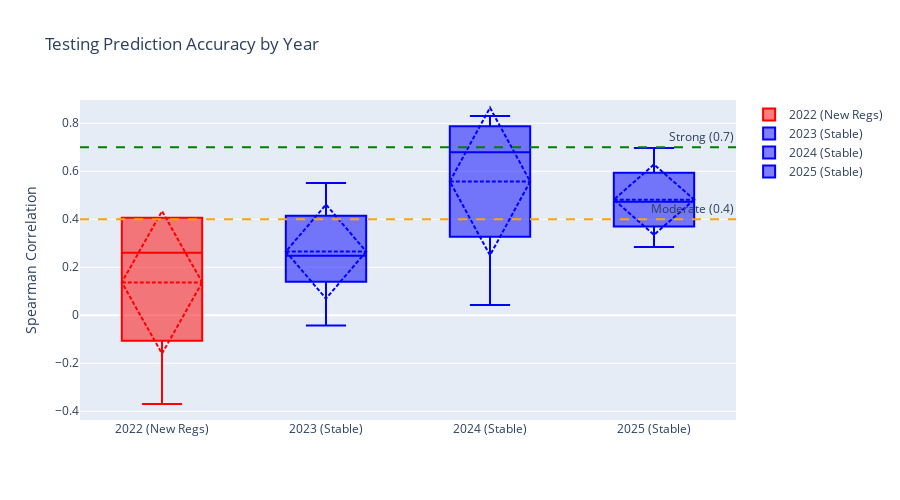
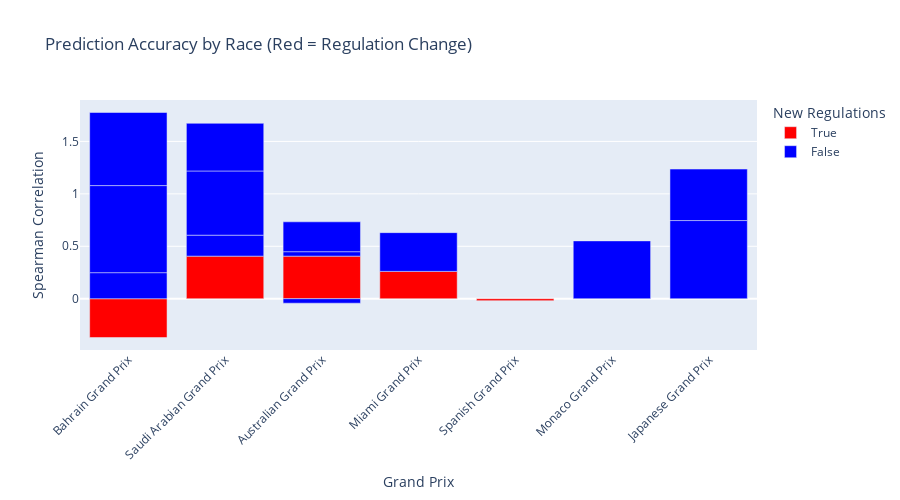

The notebook cell saved with these charts, in order:
### Markdown cell above
## Step 6: Visualizations

### Code cell
if len(results) > 0:
    df = pd.DataFrame(results)
    
    # Box plot by year
    fig = go.Figure()
    
    for year in sorted(df['year'].unique()):
        year_data = df[df['year'] == year]
        is_reg = year_data['regulation_change'].iloc[0]
        color = 'red' if is_reg else 'blue'
        name = f"{year} {'(New Regs)' if is_reg else '(Stable)'}"
        
        fig.add_trace(go.Box(
            y=year_data['correlation'],
            name=name,
            marker_color=color,
            boxmean='sd'
        ))
    
    fig.add_hline(y=0.7, line_dash="dash", line_color="green", 
                  annotation_text="Strong (0.7)")
    fig.add_hline(y=0.4, line_dash="dash", line_color="orange", 
                  annotation_text="Moderate (0.4)")
    
    fig.update_layout(
        title='Testing Prediction Accuracy by Year',
        yaxis_title='Spearman Correlation',
        height=500,
        showlegend=True
    )
    fig.show()
    
    # Bar chart by race
    fig2 = px.bar(
        df,
        x='race',
        y='correlation',
        color='regulation_change',
        color_discrete_map={True: 'red', False: 'blue'},
        title='Prediction Accuracy by Race (Red = Regulation Change)',
        labels={'correlation': 'Spearman Correlation', 'race': 'Grand Prix',
                'regulation_change': 'New Regulations'}
    )
    fig2.update_layout(height=500, xaxis_tickangle=-45)
    fig2.show()
else:
    print("No data to visualize")

### Figure 1 — Plotly figure (JSON) as saved in the notebook; plotly's stock layout.template omitted (floating-point values rounded to 4 significant figures)
{"data": [{"boxmean": "sd", "marker": {"color": "red"}, "name": "2022 (New Regs)", "type": "box", "y": [-0.3697, 0.4061, 0.4061, 0.2606, -0.01818]}, {"boxmean": "sd", "marker": {"color": "blue"}, "name": "2023 (Stable)", "type": "box", "y": [0.2485, 0.2, -0.04242, 0.3697, 0.5515]}, {"boxmean": "sd", "marker": {"color": "blue"}, "name": "2024 (Stable)", "type": "box", "y": [0.8303, 0.6121, 0.04242, 0.7455]}, {"boxmean": "sd", "marker": {"color": "blue"}, "name": "2025 (Stable)", "type": "box", "y": [0.2848, 0.4909, 0.697, 0.4545]}], "layout": {"annotations": [{"showarrow": false, "text": "Strong (0.7)", "x": 1, "xanchor": "right", "xref": "x domain", "y": 0.7, "yanchor": "bottom", "yref": "y"}, {"showarrow": false, "text": "Moderate (0.4)", "x": 1, "xanchor": "right", "xref": "x domain", "y": 0.4, "yanchor": "bottom", "yref": "y"}], "height": 500, "shapes": [{"line": {"color": "green", "dash": "dash"}, "type": "line", "x0": 0, "x1": 1, "xref": "x domain", "y0": 0.7, "y1": 0.7, "yref": "y"}, {"line": {"color": "orange", "dash": "dash"}, "type": "line", "x0": 0, "x1": 1, "xref": "x domain", "y0": 0.4, "y1": 0.4, "yref": "y"}], "showlegend": true, "title": {"text": "Testing Prediction Accuracy by Year"}, "yaxis": {"title": {"text": "Spearman Correlation"}}}}

### Figure 2 — Plotly figure (JSON) as saved in the notebook; plotly's stock layout.template omitted (floating-point values rounded to 4 significant figures)
{"data": [{"hovertemplate": "New Regulations=True<br>Grand Prix=%{x}<br>Spearman Correlation=%{y}<extra></extra>", "legendgroup": "True", "marker": {"color": "red", "pattern": {"shape": ""}}, "name": "True", "orientation": "v", "showlegend": true, "textposition": "auto", "type": "bar", "x": ["Bahrain Grand Prix", "Saudi Arabian Grand Prix", "Australian Grand Prix", "Miami Grand Prix", "Spanish Grand Prix"], "xaxis": "x", "y": [-0.3697, 0.4061, 0.4061, 0.2606, -0.01818], "yaxis": "y"}, {"hovertemplate": "New Regulations=False<br>Grand Prix=%{x}<br>Spearman Correlation=%{y}<extra></extra>", "legendgroup": "False", "marker": {"color": "blue", "pattern": {"shape": ""}}, "name": "False", "orientation": "v", "showlegend": true, "textposition": "auto", "type": "bar", "x": ["Bahrain Grand Prix", "Saudi Arabian Grand Prix", "Australian Grand Prix", "Miami Grand Prix", "Monaco Grand Prix", "Bahrain Grand Prix", "Saudi Arabian Grand Prix", "Australian Grand Prix", "Japanese Grand Prix", "Australian Grand Prix", "Japanese Grand Prix", "Bahrain Grand Prix", "Saudi Arabian Grand Prix"], "xaxis": "x", "y": [0.2485, 0.2, -0.04242, 0.3697, 0.5515, 0.8303, 0.6121, 0.04242, 0.7455, 0.2848, 0.4909, 0.697, 0.4545], "yaxis": "y"}], "layout": {"barmode": "relative", "height": 500, "legend": {"title": {"text": "New Regulations"}, "tracegroupgap": 0}, "title": {"text": "Prediction Accuracy by Race (Red = Regulation Change)"}, "xaxis": {"anchor": "y", "domain": [0, 1], "tickangle": -45, "title": {"text": "Grand Prix"}}, "yaxis": {"anchor": "x", "domain": [0, 1], "title": {"text": "Spearman Correlation"}}}}
